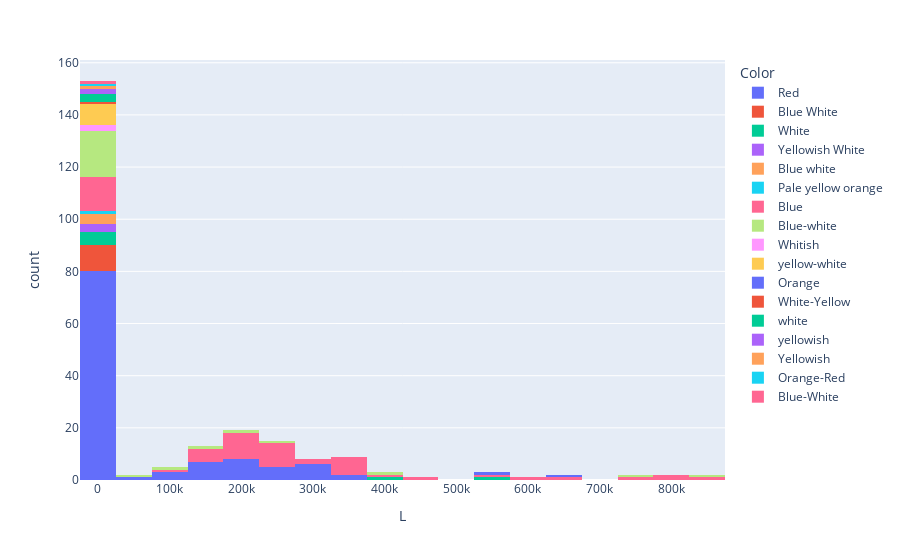

The notebook cell this image was saved under:
### Code cell
histo1 = pp.histogram(ds, 'L', color='Color') #luminosity by color
histo1.show()

### Figure 1 — Plotly figure (JSON) as saved in the notebook; plotly's stock layout.template omitted (floating-point values rounded to 4 significant figures)
{"data": [{"alignmentgroup": "True", "bingroup": "x", "hovertemplate": "Color=Red<br>L=%{x}<br>count=%{y}<extra></extra>", "legendgroup": "Red", "marker": {"color": "#636efa", "pattern": {"shape": ""}}, "name": "Red", "offsetgroup": "Red", "orientation": "v", "showlegend": true, "type": "histogram", "x": [0.0024, 0.0005, 0.0003, 0.0002, 0.000138, 0.00065, 0.00073, 0.0004, 0.00069, 0.00018, 0.0029, 0.0122, 0.0004, 0.0055, 0.0006, 0.0038, 0.0018, 0.00367, 0.00362, 0.039, 200000, 340000, 150000, 195000, 280000, 320000, 123000, 200000, 184000, 270000, 283000, 272000, 310000, 263000, 363000, 174000, 209000, 195000, 0.0056, 0.00067, 0.00024, 0.00034, 0.00014, 0.00098, 0.00032, 0.00098, 0.00036, 0.00072, 0.021, 0.022, 0.0085, 0.0088, 0.004, 0.001, 0.0034, 0.0015, 0.0006, 0.00135, 100000, 126000, 200000, 117000, 132000, 145000, 282000, 74000, 229000, 200000, 0.00043, 0.00093, 0.00054, 0.00015, 0.00064, 0.00076, 0.00087, 0.00019, 0.000896, 0.000437, 0.00019, 0.00023, 0.008, 0.0087, 0.0009, 0.0023, 0.0081, 0.0011, 0.0034, 0.0013, 320000, 138000, 240000, 145000, 0.000231, 0.000631, 0.000245, 0.000452, 0.000621, 0.000352, 0.000461, 0.000551, 0.000849, 0.000957, 0.0053, 0.0024, 0.0072, 0.0016, 0.0054, 0.0027, 0.00132, 0.00125, 0.0065, 0.0027], "xaxis": "x", "yaxis": "y"}, {"alignmentgroup": "True", "bingroup": "x", "hovertemplate": "Color=Blue White<br>L=%{x}<br>count=%{y}<extra></extra>", "legendgroup": "Blue White", "marker": {"color": "#EF553B", "pattern": {"shape": ""}}, "name": "Blue White", "offsetgroup": "Blue White", "orientation": "v", "showlegend": true, "type": "histogram", "x": [0.056, 0.013, 0.00098, 0.00067, 0.00045, 0.00078, 0.00074, 0.00059, 0.00082, 0.00088], "xaxis": "x", "yaxis": "y"}, {"alignmentgroup": "True", "bingroup": "x", "hovertemplate": "Color=White<br>L=%{x}<br>count=%{y}<extra></extra>", "legendgroup": "White", "marker": {"color": "#00cc96", "pattern": {"shape": ""}}, "name": "White", "offsetgroup": "White", "orientation": "v", "showlegend": true, "type": "histogram", "x": [0.00049, 0.00017, 0.0005, 0.00014, 0.00014, 537493, 404940], "xaxis": "x", "yaxis": "y"}, {"alignmentgroup": "True", "bingroup": "x", "hovertemplate": "Color=Yellowish White<br>L=%{x}<br>count=%{y}<extra></extra>", "legendgroup": "Yellowish White", "marker": {"color": "#ab63fa", "pattern": {"shape": ""}}, "name": "Yellowish White", "offsetgroup": "Yellowish White", "orientation": "v", "showlegend": true, "type": "histogram", "x": [8.5e-05, 0.00011, 0.00015], "xaxis": "x", "yaxis": "y"}, {"alignmentgroup": "True", "bingroup": "x", "hovertemplate": "Color=Blue white<br>L=%{x}<br>count=%{y}<extra></extra>", "legendgroup": "Blue white", "marker": {"color": "#FFA15A", "pattern": {"shape": ""}}, "name": "Blue white", "offsetgroup": "Blue white", "orientation": "v", "showlegend": true, "type": "histogram", "x": [0.00081, 0.00067, 0.00028, 0.00071], "xaxis": "x", "yaxis": "y"}, {"alignmentgroup": "True", "bingroup": "x", "hovertemplate": "Color=Pale yellow orange<br>L=%{x}<br>count=%{y}<extra></extra>", "legendgroup": "Pale yellow orange", "marker": {"color": "#19d3f3", "pattern": {"shape": ""}}, "name": "Pale yellow orange", "offsetgroup": "Pale yellow orange", "orientation": "v", "showlegend": true, "type": "histogram", "x": [8e-05], "xaxis": "x", "yaxis": "y"}, {"alignmentgroup": "True", "bingroup": "x", "hovertemplate": "Color=Blue<br>L=%{x}<br>count=%{y}<extra></extra>", "legendgroup": "Blue", "marker": {"color": "#FF6692", "pattern": {"shape": ""}}, "name": "Blue", "offsetgroup": "Blue", "orientation": "v", "showlegend": true, "type": "histogram", "x": [204000, 220000, 0.0011, 198000, 240000, 813000, 127000, 235000, 112000, 231000, 363000, 184000, 142000, 352000, 0.0015, 0.0013, 202900, 223000, 251000, 452000, 245000, 239000, 131000, 152000, 198000, 342900, 424520, 316000, 200000, 0.0014, 0.00122, 0.00118, 0.00109, 0.00134, 0.00156, 0.00159, 0.00132, 0.00111, 0.00125, 198200, 173800, 244290, 332520, 342940, 537430, 246730, 224780, 593900, 783930, 347820, 748890, 272830, 648430, 374830, 834042, 294903], "xaxis": "x", "yaxis": "y"}, {"alignmentgroup": "True", "bingroup": "x", "hovertemplate": "Color=Blue-white<br>L=%{x}<br>count=%{y}<extra></extra>", "legendgroup": "Blue-white", "marker": {"color": "#B6E880", "pattern": {"shape": ""}}, "name": "Blue-white", "offsetgroup": "Blue-white", "orientation": "v", "showlegend": true, "type": "histogram", "x": [28840, 1136, 45, 672, 689, 188000, 1092, 1278, 14500, 16790, 14520, 4720, 998, 170000, 120000, 248490, 12450, 552, 788, 6748, 29, 10920, 883, 382993, 849420, 748490], "xaxis": "x", "yaxis": "y"}, {"alignmentgroup": "True", "bingroup": "x", "hovertemplate": "Color=Whitish<br>L=%{x}<br>count=%{y}<extra></extra>", "legendgroup": "Whitish", "marker": {"color": "#FF97FF", "pattern": {"shape": ""}}, "name": "Whitish", "offsetgroup": "Whitish", "orientation": "v", "showlegend": true, "type": "histogram", "x": [74, 8.7], "xaxis": "x", "yaxis": "y"}, {"alignmentgroup": "True", "bingroup": "x", "hovertemplate": "Color=yellow-white<br>L=%{x}<br>count=%{y}<extra></extra>", "legendgroup": "yellow-white", "marker": {"color": "#FECB52", "pattern": {"shape": ""}}, "name": "yellow-white", "offsetgroup": "yellow-white", "orientation": "v", "showlegend": true, "type": "histogram", "x": [0.81, 1.43, 1.35, 1.357, 0.819, 0.59, 7.92, 9.25], "xaxis": "x", "yaxis": "y"}, {"alignmentgroup": "True", "bingroup": "x", "hovertemplate": "Color=Orange<br>L=%{x}<br>count=%{y}<extra></extra>", "legendgroup": "Orange", "marker": {"color": "#636efa", "pattern": {"shape": ""}}, "name": "Orange", "offsetgroup": "Orange", "orientation": "v", "showlegend": true, "type": "histogram", "x": [550000, 630000], "xaxis": "x", "yaxis": "y"}, {"alignmentgroup": "True", "bingroup": "x", "hovertemplate": "Color=White-Yellow<br>L=%{x}<br>count=%{y}<extra></extra>", "legendgroup": "White-Yellow", "marker": {"color": "#EF553B", "pattern": {"shape": ""}}, "name": "White-Yellow", "offsetgroup": "White-Yellow", "orientation": "v", "showlegend": true, "type": "histogram", "x": [0.00029], "xaxis": "x", "yaxis": "y"}, {"alignmentgroup": "True", "bingroup": "x", "hovertemplate": "Color=white<br>L=%{x}<br>count=%{y}<extra></extra>", "legendgroup": "white", "marker": {"color": "#00cc96", "pattern": {"shape": ""}}, "name": "white", "offsetgroup": "white", "orientation": "v", "showlegend": true, "type": "histogram", "x": [0.00056, 0.00018, 0.00011], "xaxis": "x", "yaxis": "y"}, {"alignmentgroup": "True", "bingroup": "x", "hovertemplate": "Color=yellowish<br>L=%{x}<br>count=%{y}<extra></extra>", "legendgroup": "yellowish", "marker": {"color": "#ab63fa", "pattern": {"shape": ""}}, "name": "yellowish", "offsetgroup": "yellowish", "orientation": "v", "showlegend": true, "type": "histogram", "x": [0.153, 0.085], "xaxis": "x", "yaxis": "y"}, {"alignmentgroup": "True", "bingroup": "x", "hovertemplate": "Color=Yellowish<br>L=%{x}<br>count=%{y}<extra></extra>", "legendgroup": "Yellowish", "marker": {"color": "#FFA15A", "pattern": {"shape": ""}}, "name": "Yellowish", "offsetgroup": "Yellowish", "orientation": "v", "showlegend": true, "type": "histogram", "x": [0.357], "xaxis": "x", "yaxis": "y"}, {"alignmentgroup": "True", "bingroup": "x", "hovertemplate": "Color=Orange-Red<br>L=%{x}<br>count=%{y}<extra></extra>", "legendgroup": "Orange-Red", "marker": {"color": "#19d3f3", "pattern": {"shape": ""}}, "name": "Orange-Red", "offsetgroup": "Orange-Red", "orientation": "v", "showlegend": true, "type": "histogram", "x": [0.63], "xaxis": "x", "yaxis": "y"}, {"alignmentgroup": "True", "bingroup": "x", "hovertemplate": "Color=Blue-White<br>L=%{x}<br>count=%{y}<extra></extra>", "legendgroup": "Blue-White", "marker": {"color": "#FF6692", "pattern": {"shape": ""}}, "name": "Blue-White", "offsetgroup": "Blue-White", "orientation": "v", "showlegend": true, "type": "histogram", "x": [38], "xaxis": "x", "yaxis": "y"}], "layout": {"barmode": "relative", "legend": {"title": {"text": "Color"}, "tracegroupgap": 0}, "margin": {"t": 60}, "xaxis": {"anchor": "y", "domain": [0, 1], "title": {"text": "L"}}, "yaxis": {"anchor": "x", "domain": [0, 1], "title": {"text": "count"}}}}
